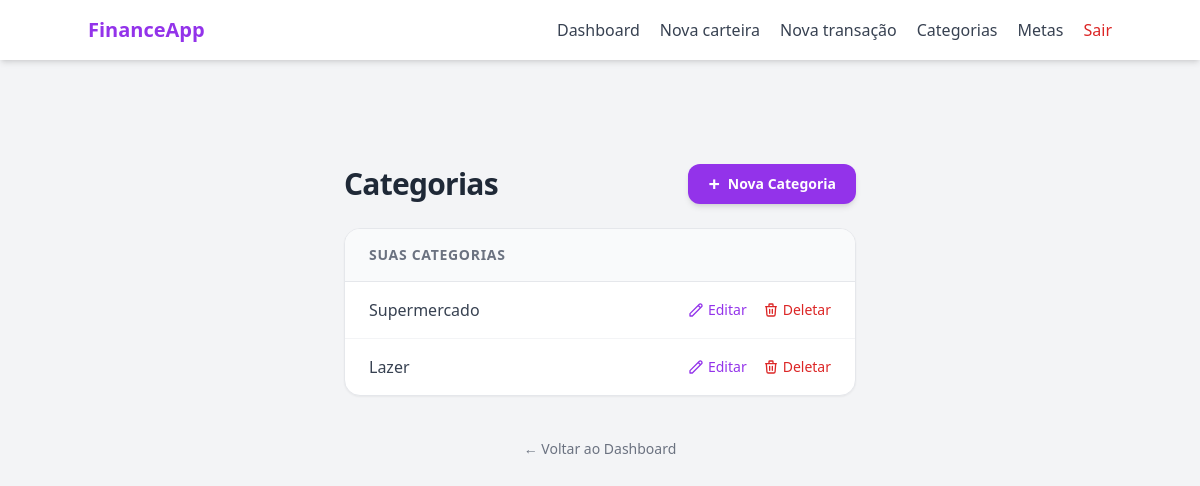
Page /category/index (signed in) on the earlier database version.
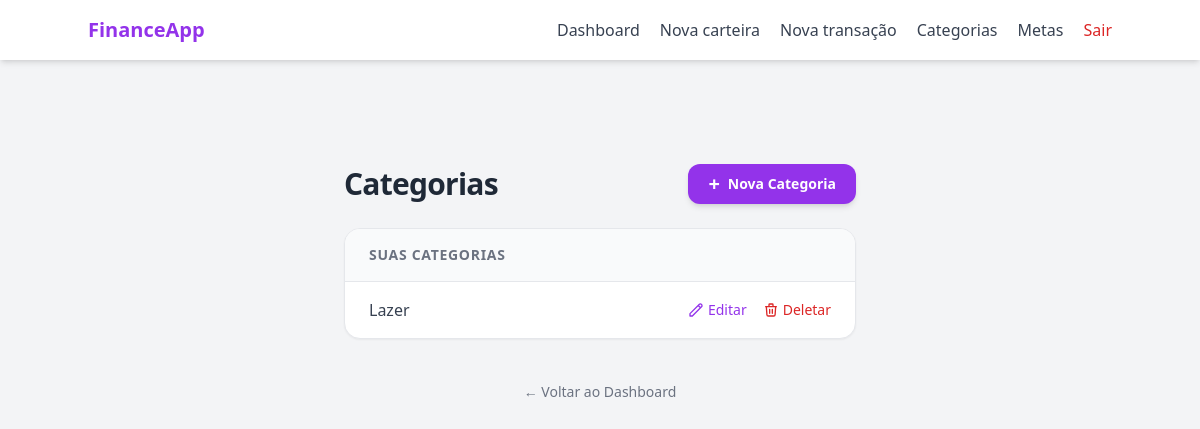
Same page on the later database version.
### models/category.py (models this page shows, shortened)
class Category(db.Model):
    __tablename__ = "categories"
    id = db.Column(db.Integer, primary_key= True)
    name = db.Column(db.String(100), nullable= False)
    type = db.Column(db.String(20), nullable= False)
    __mapper_args__ = {
        "polymorphic_on": type,
        "polymorphic_identity": "category"
    }

class UserCategory(Category):
    __mapper_args__ = {
        "polymorphic_identity": "user"
    }
    user_id = db.Column(db.Integer, db.ForeignKey("users.id"), nullable= True)

### routes/category_routes.py (the view)
@category_bp.route("/index", methods=["GET"])
@login_required
def category_index_page():
    user_categories = CategoryController.get_user_categories(current_user.id)
    return render_template("category/index.html", categories= user_categories)

### controllers/category_controller.py (called while the page is built)
    @staticmethod
    def get_user_categories(user_id):
        return UserCategory.query.filter_by(user_id= user_id).all()

### templates/category/index.html (shortened to what this page needs)
{% extends "base.html" %}
{% block content %}
<div class="w-full flex flex-col items-center pt-16 pb-24 px-4 relative">
    <div class="w-full max-w-lg space-y-6">
        <div class="flex flex-col sm:flex-row items-center justify-between gap-4 mb-4">
            <h1 class="text-gray-800 text-3xl font-bold tracking-tight">
                Categorias
            </h1>
            <button onclick="openCreateCategoryModal()"
                class="px-5 py-2.5 bg-purple-600 hover:bg-purple-700 text-white text-sm font-semibold rounded-xl shadow-md transition-all flex items-center gap-2 hover:-translate-y-0.5">
                <span class="text-xl leading-none">+</span> Nova Categoria
            </button>
        </div>
        <div class="bg-white rounded-2xl shadow-sm border border-gray-200 overflow-hidden">
            <div class="bg-gray-50 px-6 py-4 border-b border-gray-200">
                <h2 class="text-sm font-semibold text-gray-500 uppercase tracking-wider">Suas Categorias</h2>
            </div>
            <ul class="divide-y divide-gray-100">
                {% if categories %}
                {% for category in categories %}
                    <li class="px-6 py-4 flex items-center justify-between hover:bg-gray-50 transition-colors group">
                        <span class="text-gray-700 font-medium">{{ category.name }}</span>
                        <div class="flex items-center gap-4 text-sm font-medium">
                            <button type="button"
                                onclick="openEditCategoryModal(
                                    '{{ url_for('category_bp.edit_category', category_id=category.id) }}',
                                    '{{ category.name }}'
                                )"
                                class="text-purple-600 hover:underline flex items-center gap-1 transition-colors">
                                <svg class="w-4 h-4" fill="none" stroke="currentColor" viewBox="0 0 24 24"><path stroke-linecap="round" stroke-linejoin="round" stroke-width="2" d="M15.232 5.232l3.536 3.536m-2.036-5.036a2.5 2.5 0 113.536 3.536L6.5 21.036H3v-3.572L16.732 3.732z"></path></svg>
                                Editar
                            </button>
                            <button type="button"
                                onclick="openConfirmModal(
                                    '{{ url_for('category_bp.delete_category', category_id=category.id) }}',
                                    'Excluir {{ category.name }}',
                                    'Atenção: Ao excluir esta categoria, todas as transações vinculadas a ela ficarão sem classificação. Deseja continuar?'
                                )"
                                class="text-red-600 hover:text-red-800 hover:underline transition-colors font-medium text-sm flex items-center gap-1">
                                <svg class="w-4 h-4" fill="none" stroke="currentColor" viewBox="0 0 24 24"><path stroke-linecap="round" stroke-linejoin="round" stroke-width="2" d="M19 7l-.867 12.142A2 2 0 0116.138 21H7.862a2 2 0 01-1.995-1.858L5 7m5 4v6m4-6v6m1-10V4a1 1 0 00-1-1h-4a1 1 0 00-1 1v3M4 7h16"></path></svg>
                                Deletar
                            </button>
                        </div>
                    </li>
                    {% endfor %}
                    {% else %}
                    <li class="px-6 py-4 text-center text-gray-500">
                        Nenhuma categoria criada ainda.
                    </li>
                {% endif %}
            </ul>
        </div>
        <div class="text-center pt-4">
            <a href="{{ url_for('main_bp.dashboard_page') }}" class="text-sm text-gray-500 hover:text-purple-600 transition-colors">
                ← Voltar ao Dashboard
            </a>
        </div>
    </div>
</div>
{% endblock %}

### templates/base.html (shortened to what this page needs)
<!DOCTYPE html>
<html lang="pt-BR">
<head>
    <script src="https://cdn.tailwindcss.com"></script>
</head>
<body class="bg-gray-100 text-gray-800">
    <header class="bg-white shadow-md p-4">
        <div class="max-w-5xl mx-auto flex items-center justify-between">
            <div class="text-xl font-bold text-purple-600">
                FinanceApp
            </div>
            <nav class="flex items-center gap-5 text-gray-700">
                <a href="/dashboard" class="hover:text-purple-600 transition">Dashboard</a>
                <a href="/wallet/new" class="hover:text-purple-600 transition">Nova carteira</a>
                <a href="/transaction/new" class="hover:text-purple-600 transition">Nova transação</a>
                <a href="{{ url_for('category_bp.category_index_page') }}" class="hover:text-purple-600 transition">Categorias</a>
                <a href="{{ url_for('goal_bp.goal_index_page') }}" class="hover:text-purple-600 transition">Metas</a>
                <a href="{{ url_for('auth_bp.logout') }}"
                   class="text-red-600 font-medium hover:text-red-700 transition">
                    Sair
                </a>
            </nav>
        </div>
    </header>
    <main class="max-w-5xl mx-auto py-10 px-4">
        {% block content %}
        {% endblock %}
    </main>
</body>
</html>

Differences in the rows shown:
removed UserCategory: name "Supermercado"
